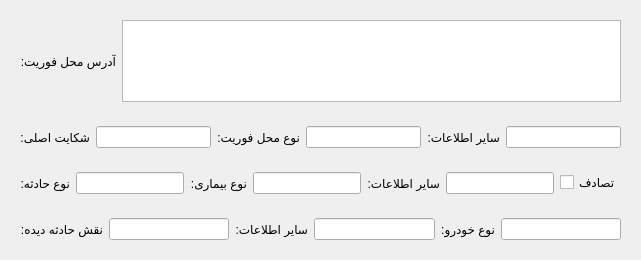
     <widget class="QWidget" name="location_and_emergency_tab">
      <attribute name="title">
       <string>محل و نوع فوریت</string>
      </attribute>
      <layout class="QVBoxLayout" name="verticalLayout_3">
       <item>
        <widget class="QWidget" name="section_1" native="true">
         <property name="maximumSize">
          <size>
           <width>16777215</width>
           <height>100</height>
          </size>
         </property>
         <layout class="QHBoxLayout" name="horizontalLayout_17">
          <item>
           <widget class="QLabel" name="address_label">
            <property name="maximumSize">
             <size>
              <width>16777215</width>
              <height>30</height>
             </size>
            </property>
            <property name="text">
             <string>آدرس محل فوریت:</string>
            </property>
            <property name="textFormat">
             <enum>Qt::TextFormat::PlainText</enum>
            </property>
           </widget>
          </item>
          <item>
           <widget class="QPlainTextEdit" name="address_plain_text_edit">
            <property name="maximumSize">
             <size>
              <width>16777215</width>
              <height>100</height>
             </size>
            </property>
            <property name="readOnly">
             <bool>true</bool>
            </property>
           </widget>
          </item>
         </layout>
        </widget>
       </item>
       <item>
        <widget class="QWidget" name="section_2" native="true">
         <property name="maximumSize">
          <size>
           <width>16777215</width>
           <height>75</height>
          </size>
         </property>
         <layout class="QHBoxLayout" name="horizontalLayout_18">
          <item>
           <widget class="QLabel" name="chief_complaint_label">
            <property name="maximumSize">
             <size>
              <width>16777215</width>
              <height>30</height>
             </size>
            </property>
            <property name="text">
             <string>شکایت اصلی:</string>
            </property>
            <property name="textFormat">
             <enum>Qt::TextFormat::PlainText</enum>
            </property>
           </widget>
          </item>
          <item>
           <widget class="QLineEdit" name="chief_complaint_field">
            <property name="alignment">
             <set>Qt::AlignmentFlag::AlignCenter</set>
            </property>
            <property name="readOnly">
             <bool>true</bool>
            </property>
           </widget>
          </item>
          <item>
           <widget class="QLabel" name="type_of_location_label">
            <property name="text">
             <string>نوع محل فوریت:</string>
            </property>
            <property name="textFormat">
             <enum>Qt::TextFormat::PlainText</enum>
            </property>
           </widget>
          </item>
          <item>
           <widget class="QLineEdit" name="type_of_location_field">
            <property name="alignment">
             <set>Qt::AlignmentFlag::AlignCenter</set>
            </property>
            <property name="readOnly">
             <bool>true</bool>
            </property>
           </widget>
          </item>
          <item>
           <widget class="QLabel" name="type_of_location_other_info_label">
            <property name="text">
             <string>سایر اطلاعات:</string>
            </property>
            <property name="textFormat">
             <enum>Qt::TextFormat::PlainText</enum>
            </property>
           </widget>
          </item>
          <item>
           <widget class="QLineEdit" name="type_of_location_other_info_field">
            <property name="alignment">
             <set>Qt::AlignmentFlag::AlignCenter</set>
            </property>
            <property name="readOnly">
             <bool>true</bool>
            </property>
           </widget>
          </item>
         </layout>
        </widget>
       </item>
       <item>
        <widget class="QWidget" name="section_3" native="true">
         <property name="maximumSize">
          <size>
           <width>16777215</width>
           <height>75</height>
          </size>
         </property>
         <layout class="QHBoxLayout" name="horizontalLayout_19">
          <item>
           <widget class="QLabel" name="accident_type_label">
            <property name="text">
             <string>نوع حادثه:</string>
            </property>
            <property name="textFormat">
             <enum>Qt::TextFormat::PlainText</enum>
            </property>
           </widget>
          </item>
          <item>
           <widget class="QLineEdit" name="accident_type_field">
            <property name="alignment">
             <set>Qt::AlignmentFlag::AlignCenter</set>
            </property>
            <property name="readOnly">
             <bool>true</bool>
            </property>
           </widget>
          </item>
          <item>
           <widget class="QLabel" name="illness_type_label">
            <property name="text">
             <string>نوع بیماری:</string>
            </property>
            <property name="textFormat">
             <enum>Qt::TextFormat::PlainText</enum>
            </property>
           </widget>
          </item>
          <item>
           <widget class="QLineEdit" name="illness_type_field">
            <property name="alignment">
             <set>Qt::AlignmentFlag::AlignCenter</set>
            </property>
            <property name="readOnly">
             <bool>true</bool>
            </property>
           </widget>
          </item>
          <item>
           <widget class="QLabel" name="emergency_other_info_label">
            <property name="text">
             <string>سایر اطلاعات:</string>
            </property>
            <property name="textFormat">
             <enum>Qt::TextFormat::PlainText</enum>
            </property>
           </widget>
          </item>
          <item>
           <widget class="QLineEdit" name="emergency_other_info_field">
            <property name="alignment">
             <set>Qt::AlignmentFlag::AlignCenter</set>
            </property>
            <property name="readOnly">
             <bool>true</bool>
            </property>
           </widget>
          </item>
          <item>
           <widget class="QCheckBox" name="is_vehicle_accident_checkBox">
            <property name="enabled">
             <bool>true</bool>
            </property>
            <property name="mouseTracking">
             <bool>false</bool>
            </property>
            <property name="focusPolicy">
             <enum>Qt::FocusPolicy::NoFocus</enum>
            </property>
            <property name="text">
             <string>تصادف</string>
            </property>
            <property name="checkable">
             <bool>true</bool>
            </property>
            <property name="checked">
             <bool>false</bool>
            </property>
           </widget>
          </item>
         </layout>
        </widget>
       </item>
       <item>
        <widget class="QWidget" name="section_4" native="true">
         <property name="maximumSize">
          <size>
           <width>16777215</width>
           <height>75</height>
          </size>
         </property>
         <layout class="QHBoxLayout" name="horizontalLayout_20">
          <item>
           <widget class="QLabel" name="role_in_accident_label">
            <property name="text">
             <string>نقش حادثه دیده:</string>
            </property>
            <property name="textFormat">
             <enum>Qt::TextFormat::PlainText</enum>
            </property>
           </widget>
          </item>
          <item>
           <widget class="QLineEdit" name="role_in_accident_field">
            <property name="alignment">
             <set>Qt::AlignmentFlag::AlignCenter</set>
            </property>
            <property name="readOnly">
             <bool>true</bool>
            </property>
           </widget>
          </item>
          <item>
           <widget class="QLabel" name="role_in_accident_other_info_label">
            <property name="text">
             <string>سایر اطلاعات:</string>
            </property>
            <property name="textFormat">
             <enum>Qt::TextFormat::PlainText</enum>
            </property>
           </widget>
          </item>
          <item>
           <widget class="QLineEdit" name="role_in_accident_other_info_field">
            <property name="alignment">
             <set>Qt::AlignmentFlag::AlignCenter</set>
            </property>
            <property name="readOnly">
             <bool>true</bool>
            </property>
           </widget>
          </item>
          <item>
           <widget class="QLabel" name="vehicle_type_label">
            <property name="text">
             <string>نوع خودرو:</string>
            </property>
            <property name="textFormat">
             <enum>Qt::TextFormat::PlainText</enum>
            </property>
           </widget>
          </item>
          <item>
           <widget class="QLineEdit" name="vehicle_type_field">
            <property name="alignment">
             <set>Qt::AlignmentFlag::AlignCenter</set>
            </property>
            <property name="readOnly">
             <bool>true</bool>
            </property>
           </widget>
          </item>
         </layout>
        </widget>
       </item>
      </layout>
     </widget>
